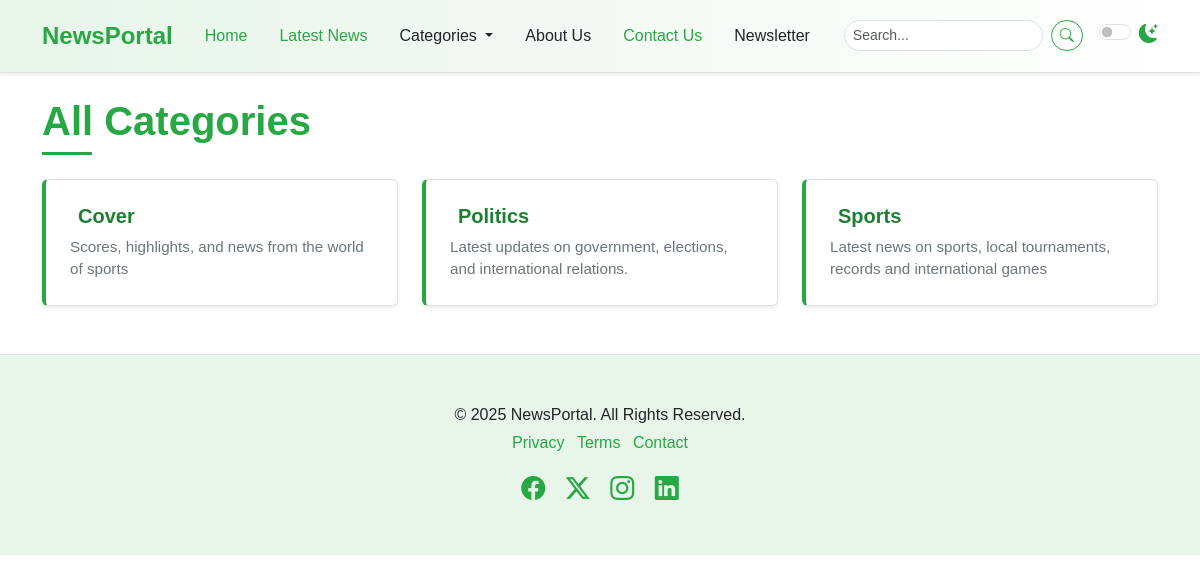
Page /categories/ on the committed database.
### newspaper/models.py (models this page shows, shortened)
class TimeStampModel(models.Model):
    created_at = models.DateTimeField(auto_now_add=True)
    updated_at = models.DateTimeField(auto_now=True)
    class Meta:
       abstract = True #don't care about the table in DB

class Category(TimeStampModel):
    name = models.CharField(max_length=100)
    icon = models.CharField(max_length=100, null= True ,blank=True)
    description = models.TextField(null=True, blank=True)
    class Meta:
        ordering = ["name"] #Category.objects.all()
        verbose_name="category"
        verbose_name_plural ="Categories"

### newspaper/views.py (the view)
# urls.py: path("categories/", views.CategoryListView.as_view(), name="categories"),
class CategoryListView(ListView):
    model = Category
    template_name = "newsportal/categories.html"
    context_object_name = "categories"

### newspaper/nav.py (called while the page is built)
def navigation(request):
    categories = Category.objects.all()[:4]
    return {"categories": categories}

### templates/newsportal/categories.html
{% extends "newsportal/base.html" %}
{% block content %}
    <div class="container mt-4 mb-5">
        <h1 class="mb-4 section-title"><span>All Categories</span></h1>
        <div class="row row-cols-1 row-cols-md-2 row-cols-lg-3 g-4">
            {% for category in categories %}
            <div class="col">
                <div class="card h-100 shadow-sm list-item-card">
                    <div class="card-body">
                        <h5 class="card-title">
                            <a href="category.html"><i class="{{ category.icon }} me-2"></i>
                                {{ category.name }}
                            </a>
                        </h5>
                        <p class="card-text">{{ category.description }}</p>
                    </div>
                </div>
            </div>
            {% endfor %}
        </div>
    </div>
{% endblock content %}

### static/css/style.css (style rules this page uses)
:root { --primary-green: #28a745; --light-green: #e8f5e9; --dark-green: #1e7e34; --accent-green: #5cb85c; --text-color-light: #212529; --text-color-dark: #f8f9fa; --bg-light: #ffffff; --bg-dark: #212529; --card-bg-light: #ffffff; --card-bg-dark: #343a40; --border-color-light: #dee2e6; --border-color-dark: #495057; --shadow-sm: 0 0.125rem 0.25rem rgba(0, 0, 0, 0.075); --shadow: 0 0.5rem 1rem rgba(0, 0, 0, 0.15); --transition-speed: 0.3s ease; }
body { font-family: "Poppins", sans-serif; background-color: var(--bg-light); color: var(--text-color-light); transition: background-color var(--transition-speed), color var(--transition-speed); }
.section-title { position: relative; padding-bottom: 10px; margin-bottom: 20px; font-weight: 600; color: var(--primary-green); }
.section-title span { position: relative; z-index: 1; background-color: var(--bg-light); padding-right: 10px; }
.section-title::after { content: ""; position: absolute; left: 0; bottom: 0; width: 50px; height: 3px; background-color: var(--primary-green); }
.card { border: 1px solid var(--border-color-light); transition: box-shadow var(--transition-speed), transform var(--transition-speed); background-color: var(--card-bg-light); color: var(--text-color-light); }
.card-title { color: var(--dark-green); font-weight: 600; }
.list-item-card { transition: transform 0.2s ease-in-out, box-shadow 0.2s ease-in-out; border-left: 4px solid var(--primary-green); }
.list-item-card .card-body { padding: 1.5rem; }
.list-item-card .card-title a { text-decoration: none; color: var(--dark-green); font-weight: 600; }
.list-item-card .card-text { font-size: 0.95rem; color: #6c757d; }

### rows in the picture
Category: name "Cover", description "Scores, highlights, and news from the world of sports"
Category: name "Politics", description "Latest updates on government, elections, and international relations."
Category: name "Sports", description "Latest news on sports, local tournaments, records and international games"
